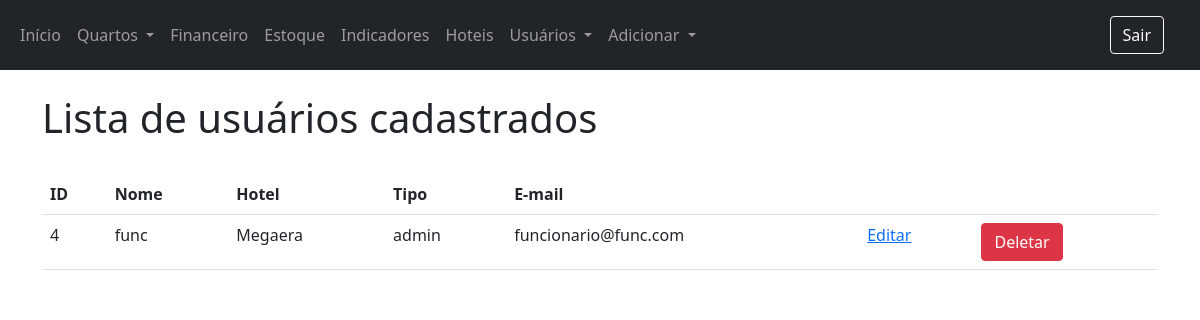
Screenshot of /lista-usuarios/ (signed in) with the database file from the repository.
### app/models.py (models this page shows, shortened)
class Hotels(db.Model):
    __tablename__ = 'Hotels'
    id = db.Column(db.Integer, primary_key=True)
    name = db.Column(db.String(30))
    phone = db.Column(db.String(20))
    email = db.Column(db.String(30))
    cnpj = db.Column(db.String(25))
    user_id = db.Column(db.Integer)
    address_id = db.Column(db.Integer, db.ForeignKey('Addresses.id'))
    created_at = db.Column(db.DateTime, default=dt.now())

class User(db.Model, UserMixin):
    __tablename__ = 'users'
    id = db.Column(db.Integer, primary_key=True)
    name = db.Column(db.String(500))
    password = db.Column(db.String(500))
    password_confirmation = db.Column(db.String(500))
    profile = db.Column(db.String(15))
    email = db.Column(db.String(120), unique=True)
    hotel_id = db.Column(db.Integer)
    def get_id(self):
        return self.id
    def get_profile(self):
        return self.profile
    def get_hotel_id(self):
        return self.hotel_id

### app/views.py (the view)
@app.route('/lista-usuarios/')
@login_required
def lista_usuarios_endpoint():
    user_id = g.user.get_id()
    return listar_usuarios(user_id)

### app/scripts/usuarios.py (called while the page is built)
def listar_usuarios(user_id):
    user = User.query.filter_by(id=user_id).first()
    hoteis = Hotels.query.filter_by(id=user.hotel_id).order_by(Hotels.created_at)
    if user.hotel_id is None:
        hoteis = Hotels.query.filter_by(user_id=user_id).order_by(Hotels.created_at)
    if user_id not in [hotel.user_id for hotel in hoteis]\
            and user.hotel_id not in [hotel.id for hotel in hoteis] or user.profile not in ['admin']:
        return '<h1>Erro! Você não pode acessar este conteúdo!</h1>'
    ids_hoteis = [i.id for i in hoteis]
    nomes_hoteis = [i.name for i in hoteis]
    usuarios = User.query.filter(User.hotel_id.in_(ids_hoteis)).order_by(User.id)
    return render_template('lista_usuarios.html',
                           usuarios=usuarios,
                           nomes_hoteis=nomes_hoteis,
                           zip=zip
                           )

### app/views.py (called while the page is built)
@login_manager.user_loader
def load_user(id):
    return User.query.get(int(id))

@app.before_request
def before_request():
    g.user = current_user

### app/templates/lista_usuarios.html (shortened to what this page needs)
{% extends 'base.html' %}
{% block content %}
    <div class="mt-4">
        <h1>Lista de usuários cadastrados</h1>
    <br>
    </div>
    <table class="table table-hover">
        <tr>
            <th>ID</th>
            <th>Nome</th>
            <th>Hotel</th>
            <th>Tipo</th>
            <th>E-mail</th>
            <th></th>
            <th></th>
        </tr>
        {% for usuario, nome_hotel in zip(usuarios, nomes_hoteis) %}
            <tr>
                <td>{{ usuario.id }}</td>
                <td>{{ usuario.name }}</td>
                <td>{{ nome_hotel }}</td>
                <td>{{ usuario.profile }}</td>
                <td>{{ usuario.email }}</td>
                <td>
                    <a href="{{ url_for('editar_usuario_endpoint', id=usuario.id) }}">Editar</a>
                </td>
                <td>
                    <button type="button" class="btn btn-danger" data-bs-toggle="modal"
                            data-bs-target="#Modal_{{ usuario.id }}"
                            value="{{ usuario.id }}" id="user_{{ usuario.id }}">
                        Deletar
                    </button>
                </td>
            </tr>
        {% endfor %}
    </table>
{% endblock %}

### rows the page displays
Hotels: id "4", name "func", name "Megaera", profile "admin", email "funcionario@func.com"
